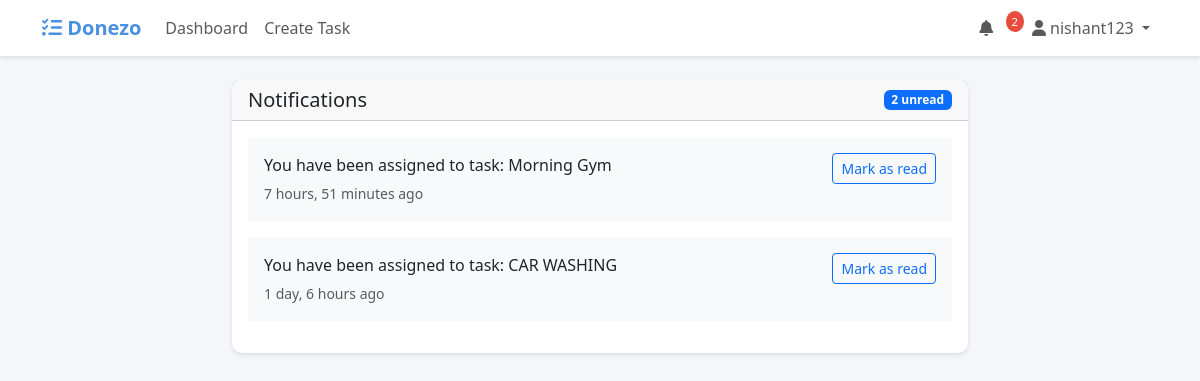
The app's page /notifications/ (signed in) with its own data.
### tasks/models.py (models this page shows, shortened)
class Notification(models.Model):
    user = models.ForeignKey(User, on_delete=models.CASCADE, related_name='notifications')
    task = models.ForeignKey(Task, on_delete=models.CASCADE, related_name='notifications')
    message = models.TextField()
    timestamp = models.DateTimeField(auto_now_add=True)
    is_read = models.BooleanField(default=False)
    class Meta:
        ordering = ['-timestamp']

### tasks/views.py (the view)
# urls.py: path('notifications/', views.notifications, name='notifications'),
@login_required
def notifications(request):
    notifications = Notification.objects.filter(user=request.user).order_by('-timestamp')
    unread_count = notifications.filter(is_read=False).count()
    if request.method == 'POST':
        notification_id = request.POST.get('notification_id')
        if notification_id:
            notification = get_object_or_404(Notification, id=notification_id, user=request.user)
            notification.is_read = True
            notification.save()
    return render(request, 'tasks/notifications.html', {
        'notifications': notifications,
        'unread_count': unread_count
    })

### tasks/context_processors.py (called while the page is built)
def unread_notifications(request):
    if request.user.is_authenticated:
        unread_count = Notification.objects.filter(user=request.user, is_read=False).count()
        return {'unread_notifications': unread_count}
    return {'unread_notifications': 0}

### tasks/templates/tasks/notifications.html (shortened to what this page needs)
{% extends 'tasks/base.html' %}
{% block content %}
<div class="row justify-content-center">
    <div class="col-md-8">
        <div class="card">
            <div class="card-header d-flex justify-content-between align-items-center">
                <h5 class="mb-0">Notifications</h5>
                {% if unread_count > 0 %}
                    <span class="badge bg-primary">{{ unread_count }} unread</span>
                {% endif %}
            </div>
            <div class="card-body">
                {% for notification in notifications %}
                    <div class="notification-item mb-3 p-3 {% if not notification.is_read %}bg-light{% endif %}">
                        <div class="d-flex justify-content-between align-items-start">
                            <div>
                                <p class="mb-1">{{ notification.message }}</p>
                                <small class="text-muted">{{ notification.timestamp|timesince }} ago</small>
                            </div>
                            {% if not notification.is_read %}
                                <form method="post" class="mark-as-read-form">
                                    <button type="submit" class="btn btn-sm btn-outline-primary">
                                        Mark as read
                                    </button>
                                </form>
                            {% endif %}
                        </div>
                    </div>
                {% empty %}
                    <p class="text-center text-muted">No notifications yet.</p>
                {% endfor %}
            </div>
        </div>
    </div>
</div>
{% endblock %}

### tasks/templates/tasks/base.html (shortened to what this page needs)
<!DOCTYPE html>
<html lang="en">
<head>
    <link href="https://cdn.jsdelivr.net/npm/bootstrap@5.3.0/dist/css/bootstrap.min.css" rel="stylesheet">
    <link rel="stylesheet" href="https://cdnjs.cloudflare.com/ajax/libs/font-awesome/6.0.0/css/all.min.css">
</head>
<body>
    <nav class="navbar navbar-expand-lg navbar-light mb-4">
        <div class="container">
            <a class="navbar-brand" href="{% url 'dashboard' %}">
                <i class="fas fa-tasks"></i> Donezo
            </a>
            <div class="collapse navbar-collapse" id="navbarNav">
                <ul class="navbar-nav me-auto">
                    {% if user.is_authenticated %}
                        <li class="nav-item">
                            <a class="nav-link" href="{% url 'dashboard' %}">Dashboard</a>
                        </li>
                        <li class="nav-item">
                            <a class="nav-link" href="{% url 'create_task' %}">Create Task</a>
                        </li>
                    {% endif %}
                </ul>
                <ul class="navbar-nav">
                    {% if user.is_authenticated %}
                        <li class="nav-item">
                            <a class="nav-link position-relative" href="{% url 'notifications' %}">
                                <i class="fas fa-bell"></i>
                                {% if unread_notifications %}
                                    <span class="notification-badge">{{ unread_notifications }}</span>
                                {% endif %}
                            </a>
                        </li>
                        <li class="nav-item dropdown">
                            <a class="nav-link dropdown-toggle" href="#" id="userDropdown" role="button" data-bs-toggle="dropdown">
                                <i class="fas fa-user"></i> {{ user.username }}
                            </a>
                        </li>
                    {% endif %}
                </ul>
            </div>
        </div>
    </nav>
    <div class="container">
        {% block content %}{% endblock %}
    </div>
</body>
</html>

### tasks/templates/tasks/base.html (style rules this page uses)
:root { --primary-color: #4a90e2; --secondary-color: #f5f6fa; --text-color: #2c3e50; --success-color: #2ecc71; --warning-color: #f1c40f; --danger-color: #e74c3c; }
body { font-family: 'Segoe UI', Tahoma, Geneva, Verdana, sans-serif; background-color: var(--secondary-color); color: var(--text-color); }
.navbar { background-color: white; box-shadow: 0 2px 4px rgba(0,0,0,0.1); }
.navbar-brand { color: var(--primary-color) !important; font-weight: bold; }
.card { border: none; border-radius: 10px; box-shadow: 0 2px 4px rgba(0,0,0,0.1); transition: transform 0.2s; }
.notification-badge { position: relative; top: -8px; right: -8px; padding: 3px 6px; border-radius: 50%; background-color: var(--danger-color); color: white; font-size: 0.7em; }

### records on screen
Notification: message "You have been assigned to task: Morning Gym", timestamp "7 hours, 51 minutes"
Notification: message "You have been assigned to task: CAR WASHING", timestamp "1 day, 6 hours"

### other values on screen
{{ unread_notifications }} "2"
{{ user.username }} "nishant123"
{{ unread_count }} "2"
